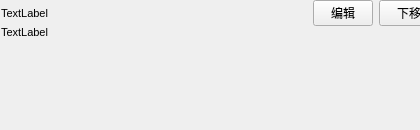
<?xml version="1.0" encoding="UTF-8"?>
<ui version="4.0">
 <class>ExecuteItemWidget</class>
 <widget class="QWidget" name="ExecuteItemWidget">
  <property name="geometry">
   <rect>
    <x>0</x>
    <y>0</y>
    <width>420</width>
    <height>130</height>
   </rect>
  </property>
  <property name="windowTitle">
   <string>Form</string>
  </property>
  <widget class="QWidget" name="gridLayoutWidget">
   <property name="geometry">
    <rect>
     <x>0</x>
     <y>0</y>
     <width>572</width>
     <height>101</height>
    </rect>
   </property>
   <layout class="QGridLayout" name="gridLayout" rowstretch="1,2">
    <property name="sizeConstraint">
     <enum>QLayout::SetNoConstraint</enum>
    </property>
    <property name="spacing">
     <number>0</number>
    </property>
    <item row="0" column="0">
     <layout class="QHBoxLayout" name="horizontalLayout_4">
      <property name="spacing">
       <number>6</number>
      </property>
      <item>
       <widget class="QLabel" name="nameLabel">
        <property name="minimumSize">
         <size>
          <width>0</width>
          <height>0</height>
         </size>
        </property>
        <property name="maximumSize">
         <size>
          <width>16777215</width>
          <height>16777215</height>
         </size>
        </property>
        <property name="font">
         <font>
          <pointsize>8</pointsize>
         </font>
        </property>
        <property name="text">
         <string>TextLabel</string>
        </property>
        <property name="wordWrap">
         <bool>false</bool>
        </property>
       </widget>
      </item>
      <item>
       <layout class="QHBoxLayout" name="horizontalLayout_5">
        <item>
         <widget class="QPushButton" name="editBtn">
          <property name="maximumSize">
           <size>
            <width>60</width>
            <height>16777215</height>
           </size>
          </property>
          <property name="font">
           <font>
            <pointsize>9</pointsize>
           </font>
          </property>
          <property name="text">
           <string>编辑</string>
          </property>
         </widget>
        </item>
        <item>
         <widget class="QPushButton" name="moveDownBtn">
          <property name="maximumSize">
           <size>
            <width>60</width>
            <height>16777215</height>
           </size>
          </property>
          <property name="font">
           <font>
            <pointsize>9</pointsize>
           </font>
          </property>
          <property name="text">
           <string>下移</string>
          </property>
         </widget>
        </item>
        <item>
         <widget class="QPushButton" name="moveUpBtn">
          <property name="maximumSize">
           <size>
            <width>60</width>
            <height>16777215</height>
           </size>
          </property>
          <property name="font">
           <font>
            <pointsize>9</pointsize>
           </font>
          </property>
          <property name="text">
           <string>上移</string>
          </property>
         </widget>
        </item>
        <item>
         <widget class="QPushButton" name="removeBtn">
          <property name="maximumSize">
           <size>
            <width>60</width>
            <height>16777215</height>
           </size>
          </property>
          <property name="font">
           <font>
            <pointsize>9</pointsize>
           </font>
          </property>
          <property name="text">
           <string>移除</string>
          </property>
         </widget>
        </item>
       </layout>
      </item>
     </layout>
    </item>
    <item row="1" column="0">
     <widget class="QLabel" name="detailLabel">
      <property name="sizePolicy">
       <sizepolicy hsizetype="Expanding" vsizetype="Expanding">
        <horstretch>0</horstretch>
        <verstretch>0</verstretch>
       </sizepolicy>
      </property>
      <property name="minimumSize">
       <size>
        <width>0</width>
        <height>0</height>
       </size>
      </property>
      <property name="maximumSize">
       <size>
        <width>570</width>
        <height>16777215</height>
       </size>
      </property>
      <property name="font">
       <font>
        <pointsize>8</pointsize>
       </font>
      </property>
      <property name="text">
       <string>TextLabel</string>
      </property>
      <property name="alignment">
       <set>Qt::AlignLeading|Qt::AlignLeft|Qt::AlignTop</set>
      </property>
      <property name="wordWrap">
       <bool>true</bool>
      </property>
      <property name="indent">
       <number>0</number>
      </property>
     </widget>
    </item>
   </layout>
  </widget>
 </widget>
 <resources/>
 <connections/>
</ui>
